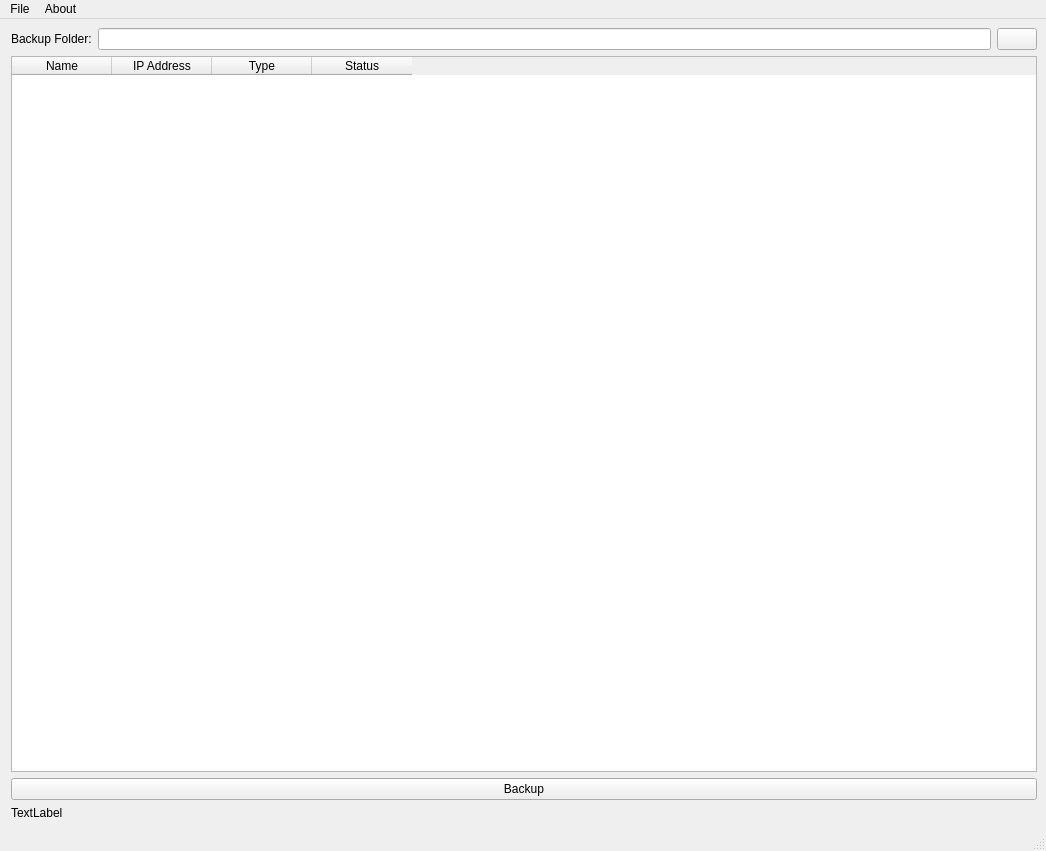
<?xml version="1.0" encoding="UTF-8"?>
<ui version="4.0">
 <class>MainWindow</class>
 <widget class="QMainWindow" name="MainWindow">
  <property name="geometry">
   <rect>
    <x>0</x>
    <y>0</y>
    <width>1046</width>
    <height>851</height>
   </rect>
  </property>
  <property name="windowTitle">
   <string>Controller Backup</string>
  </property>
  <property name="windowIcon">
   <iconset resource="ControllerBackup.qrc">
    <normaloff>:/ControllerBackup/ControllerBackup.png</normaloff>:/ControllerBackup/ControllerBackup.png</iconset>
  </property>
  <widget class="QWidget" name="centralwidget">
   <layout class="QVBoxLayout" name="verticalLayout">
    <property name="leftMargin">
     <number>11</number>
    </property>
    <item>
     <layout class="QGridLayout" name="gridLayout">
      <property name="verticalSpacing">
       <number>3</number>
      </property>
      <item row="1" column="0">
       <widget class="QLabel" name="label">
        <property name="text">
         <string>Backup Folder:</string>
        </property>
       </widget>
      </item>
      <item row="1" column="1">
       <widget class="QLineEdit" name="leBackupFolder">
        <property name="readOnly">
         <bool>true</bool>
        </property>
       </widget>
      </item>
      <item row="1" column="2">
       <widget class="QPushButton" name="pbBackupFolder">
        <property name="text">
         <string/>
        </property>
        <property name="icon">
         <iconset resource="ControllerBackup.qrc">
          <normaloff>:/ControllerBackup/icons/folder.png</normaloff>:/ControllerBackup/icons/folder.png</iconset>
        </property>
       </widget>
      </item>
     </layout>
    </item>
    <item>
     <widget class="QTableWidget" name="twControllers">
      <property name="columnCount">
       <number>4</number>
      </property>
      <attribute name="verticalHeaderMinimumSectionSize">
       <number>25</number>
      </attribute>
      <attribute name="verticalHeaderDefaultSectionSize">
       <number>30</number>
      </attribute>
      <column>
       <property name="text">
        <string>Name</string>
       </property>
      </column>
      <column>
       <property name="text">
        <string>IP Address</string>
       </property>
      </column>
      <column>
       <property name="text">
        <string>Type</string>
       </property>
      </column>
      <column>
       <property name="text">
        <string>Status</string>
       </property>
      </column>
     </widget>
    </item>
    <item>
     <widget class="QPushButton" name="pb_backup">
      <property name="text">
       <string>Backup</string>
      </property>
      <property name="icon">
       <iconset resource="ControllerBackup.qrc">
        <normaloff>:/ControllerBackup/icons/drive.png</normaloff>:/ControllerBackup/icons/drive.png</iconset>
      </property>
     </widget>
    </item>
    <item>
     <widget class="QLabel" name="lblShowFolder">
      <property name="text">
       <string>TextLabel</string>
      </property>
     </widget>
    </item>
   </layout>
  </widget>
  <widget class="QMenuBar" name="menubar">
   <property name="geometry">
    <rect>
     <x>0</x>
     <y>0</y>
     <width>1046</width>
     <height>26</height>
    </rect>
   </property>
   <widget class="QMenu" name="menuFile">
    <property name="title">
     <string>File</string>
    </property>
    <addaction name="actionSetShowFolder"/>
    <addaction name="separator"/>
    <addaction name="actionClose"/>
   </widget>
   <widget class="QMenu" name="menuAbout">
    <property name="title">
     <string>About</string>
    </property>
    <addaction name="actionAbout"/>
    <addaction name="actionOpen_Logs"/>
   </widget>
   <addaction name="menuFile"/>
   <addaction name="menuAbout"/>
  </widget>
  <widget class="QStatusBar" name="statusbar"/>
  <action name="actionClose">
   <property name="icon">
    <iconset resource="ControllerBackup.qrc">
     <normaloff>:/ControllerBackup/icons/cancel.png</normaloff>:/ControllerBackup/icons/cancel.png</iconset>
   </property>
   <property name="text">
    <string>Close</string>
   </property>
  </action>
  <action name="actionOpen_Logs">
   <property name="icon">
    <iconset resource="ControllerBackup.qrc">
     <normaloff>:/ControllerBackup/icons/book_open.png</normaloff>:/ControllerBackup/icons/book_open.png</iconset>
   </property>
   <property name="text">
    <string>Open Logs...</string>
   </property>
  </action>
  <action name="actionSetShowFolder">
   <property name="icon">
    <iconset resource="ControllerBackup.qrc">
     <normaloff>:/ControllerBackup/icons/folder.png</normaloff>:/ControllerBackup/icons/folder.png</iconset>
   </property>
   <property name="text">
    <string>Set Show Folder...</string>
   </property>
  </action>
  <action name="actionOpen_Explorer">
   <property name="text">
    <string>Open Explorer</string>
   </property>
  </action>
  <action name="actionImport_PartList">
   <property name="text">
    <string>PartList CSV...</string>
   </property>
  </action>
  <action name="actionImport_Rename_Map">
   <property name="text">
    <string>Rename CSV...</string>
   </property>
  </action>
  <action name="actionReload_Project">
   <property name="icon">
    <iconset resource="ControllerBackup.qrc">
     <normaloff>:/ControllerBackup/icons/arrow_refresh_small.png</normaloff>:/ControllerBackup/icons/arrow_refresh_small.png</iconset>
   </property>
   <property name="text">
    <string>Reload Project</string>
   </property>
  </action>
  <action name="actionAbout">
   <property name="icon">
    <iconset resource="ControllerBackup.qrc">
     <normaloff>:/ControllerBackup/ControllerBackup.png</normaloff>:/ControllerBackup/ControllerBackup.png</iconset>
   </property>
   <property name="text">
    <string>About...</string>
   </property>
  </action>
  <action name="actionImport_Parts_from_Schematic">
   <property name="icon">
    <iconset resource="ControllerBackup.qrc">
     <normaloff>:/ControllerBackup/icons/report_add.png</normaloff>:/ControllerBackup/icons/report_add.png</iconset>
   </property>
   <property name="text">
    <string>PartList from Schematic...</string>
   </property>
  </action>
  <action name="actionExport_PartList_CSV">
   <property name="text">
    <string>PartList CSV...</string>
   </property>
  </action>
  <action name="actionExport_Rename_CSV">
   <property name="text">
    <string>Rename CSV...</string>
   </property>
  </action>
  <action name="actionOverride">
   <property name="checkable">
    <bool>true</bool>
   </property>
   <property name="checked">
    <bool>false</bool>
   </property>
   <property name="text">
    <string>Override Existing Parts</string>
   </property>
  </action>
  <action name="actionSet_Library_Folder">
   <property name="icon">
    <iconset resource="ControllerBackup.qrc">
     <normaloff>:/ControllerBackup/icons/folder_table.png</normaloff>:/ControllerBackup/icons/folder_table.png</iconset>
   </property>
   <property name="text">
    <string>Set Library Folder</string>
   </property>
  </action>
  <action name="actionLibrary_Report">
   <property name="icon">
    <iconset resource="ControllerBackup.qrc">
     <normaloff>:/ControllerBackup/icons/report_go.png</normaloff>:/ControllerBackup/icons/report_go.png</iconset>
   </property>
   <property name="text">
    <string>Library Report...</string>
   </property>
  </action>
  <action name="actionBOM_CSV">
   <property name="icon">
    <iconset resource="ControllerBackup.qrc">
     <normaloff>:/ControllerBackup/icons/table.png</normaloff>:/ControllerBackup/icons/table.png</iconset>
   </property>
   <property name="text">
    <string>BOM CSV...</string>
   </property>
  </action>
  <action name="actionClear">
   <property name="icon">
    <iconset resource="ControllerBackup.qrc">
     <normaloff>:/ControllerBackup/icons/cross.png</normaloff>:/ControllerBackup/icons/cross.png</iconset>
   </property>
   <property name="text">
    <string>Clear</string>
   </property>
  </action>
  <action name="actionDownload_EEPROM">
   <property name="text">
    <string>Download EEPROM...</string>
   </property>
  </action>
 </widget>
 <resources>
  <include location="ControllerBackup.qrc"/>
 </resources>
 <connections/>
</ui>
